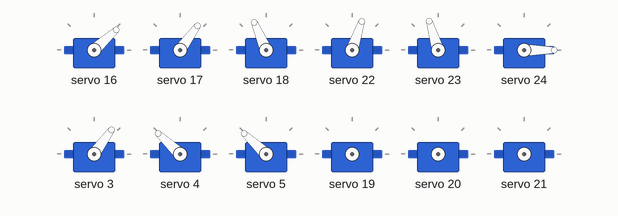
Recording of a sketch running on a simulated Arduino Uno, built with avr-gcc and run on an emulated ATmega328P. On the bench: 12 × servo. What the sketch prints to the serial monitor is not drawn.

Above: at 0.05 s.
At 0.8 s:
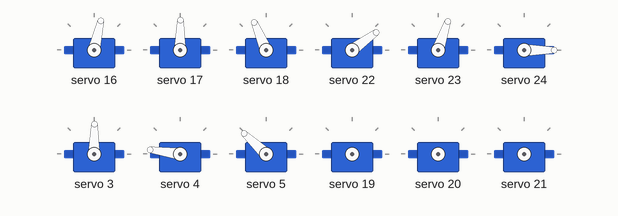
At 1.55 s:
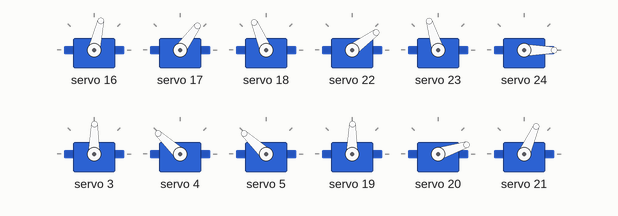
At 3.05 s:
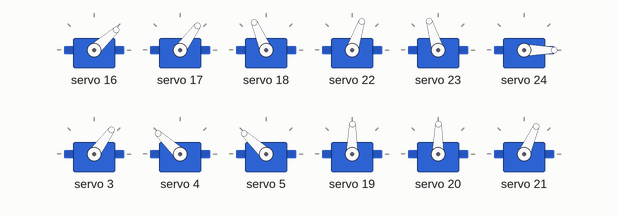
At 4.55 s:
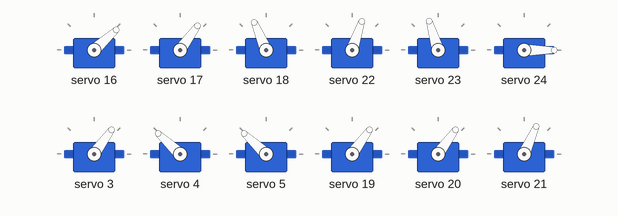
At 6.05 s:
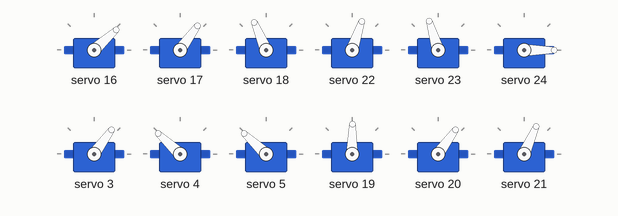
Timing chart, 0 to 7.9 s (numbered marks = the images above):
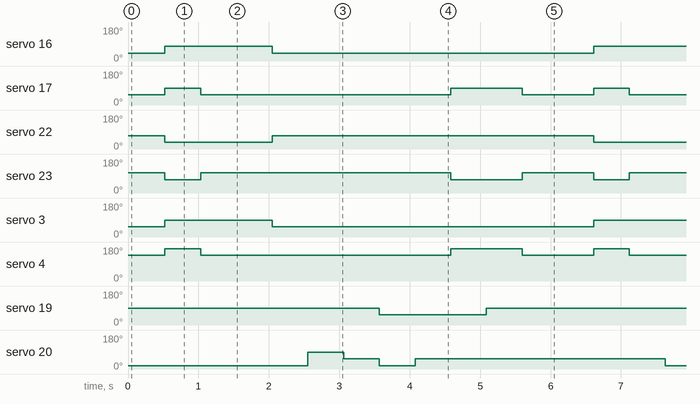

Measured:
- by itself, servo 16: alternates 77° for 1.5 s and 42° for 4.6 s
- by itself, servo 17: repeats every 6.1 s: 54° 3.6 s, 89° 1.0 s, 54° 1.0 s, 89° 0.51 s
- by itself, servo 22: alternates 71° for 4.6 s and 36° for 1.5 s
- by itself, servo 23: repeats every 6.1 s: 107° 3.6 s, 71° 1.0 s, 107° 1.0 s, 71° 0.51 s
- by itself, servo 3: alternates 89° for 1.5 s and 54° for 4.6 s
- by itself, servo 4: repeats every 6.1 s: 137° 3.6 s, 172° 1.0 s, 137° 1.0 s, 172° 0.51 s
- by itself, servo 19: alternates 89° for 4.6 s and 54° for 1.5 s
- by itself, servo 20: repeats every 6.1 s: 54° 0.51 s, 18° 0.51 s, 54° 3.6 s, 18° 1.0 s, 89° 0.51 s

The sketch:

trial1.ino
```cpp
#include <Wire.h>
#include <Servo.h>
#include <Adafruit_PWMServoDriver.h>

// called this way, it uses the default address 0x40
Adafruit_PWMServoDriver pwmA = Adafruit_PWMServoDriver(0x40);
Adafruit_PWMServoDriver pwmB = Adafruit_PWMServoDriver(0x41);
// you can also call it with a different address you want
//Adafruit_PWMServoDriver pwm = Adafruit_PWMServoDriver(0x41);
// you can also call it with a different address and I2C interface
//Adafruit_PWMServoDriver pwm = Adafruit_PWMServoDriver(0x40, Wire);

// Depending on your servo make, the pulse width min and max may vary, you
// want these to be as small/large as possible without hitting the hard stop
// for max range. You'll have to tweak them as necessary to match the servos you
// have!
#define SERVOMIN  150 // This is the 'minimum' pulse length count (out of 4096)
#define SERVOMAX  600 // This is the 'maximum' pulse length count (out of 4096)
#define USMIN  600 // This is the rounded 'minimum' microsecond length based on the minimum pulse of 150
#define USMAX  2400 // This is the rounded 'maximum' microsecond length based on the maximum pulse of 600
#define SERVO_FREQ 50 // Analog servos run at ~50 Hz updates

// our servo # counter
uint8_t servonum = 0;


void setup() {
  Serial.begin(9600);

  pwmA.begin();
  pwmB.begin();
  /*
   * In theory the internal oscillator (clock) is 25MHz but it really isn't
   * that precise. You can 'calibrate' this by tweaking this number until
   * you get the PWM update frequency you're expecting!
   * The int.osc. for the PCA9685 chip is a range between about 23-27MHz and
   * is used for calculating things like writeMicroseconds()
   * Analog servos run at ~50 Hz updates, It is importaint to use an
   * oscilloscope in setting the int.osc frequency for the I2C PCA9685 chip.
   * 1) Attach the oscilloscope to one of the PWM signal pins and ground on
   *    the I2C PCA9685 chip you are setting the value for.
   * 2) Adjust setOscillatorFrequency() until the PWM update frequency is the
   *    expected value (50Hz for most ESCs)
   * Setting the value here is specific to each individual I2C PCA9685 chip and
   * affects the calculations for the PWM update frequency.
   * Failure to correctly set the int.osc value will cause unexpected PWM results
   */
  pwmA.setOscillatorFrequency(27000000);
  pwmB.setOscillatorFrequency(27000000);
  pwmA.setPWMFreq(SERVO_FREQ);
  pwmB.setPWMFreq(SERVO_FREQ); // Analog servos run at ~50 Hz updates
  delay(10);

}
int angletopulse(int ang){
  int pulse= map(ang,0,180,SERVOMIN,SERVOMAX);
  return pulse;
}

// You can use this function if you'd like to set the pulse length in seconds
// e.g. setServoPulse(0, 0.001) is a ~1 millisecond pulse width. It's not precise!
void setServoPulse(uint8_t n, double pulse) {
  double pulselength;

  pulselength = 1000000;   // 1,000,000 us per second
  pulselength /= SERVO_FREQ;   // Analog servos run at ~60 Hz updates
  Serial.print(pulselength); Serial.println(" us per period");
  pulselength /= 4096;  // 12 bits of resolution
  Serial.print(pulselength); Serial.println(" us per bit");
  pulse *= 1000000;  // convert input seconds to us
  pulse /= pulselength;
  Serial.println(pulse);
  pwmA.setPWM(n, 0, pulse);
  pwmB.setPWM(n, 0, pulse);
}

void loop() {
  int ang=0;
  int pulselength=0;

  //pwmB.setPWM(1,120));
  //delay(500);
  //pwmB.setPWM(1,100));
  //delay(500);
  //pwmA.setPWM(0,50));
  //delay(500);
  //pwmA.setPWM(0,100));
  //delay(500);
  //standStill();
  moveForward1();
  moveForward2();
  //moveleg1();
  //moveleg2();
  //moveleg3();
  //moveleg4();
  //moveleg5();
  //moveleg6();
  //leg6
    //servo(15,60);
    //servo(16,20);
    //servo(17,30);


  // Drive each servo one at a time using setPWM()
  Serial.println(servonum);
  Serial.println(servonum);


 }

void servo( int pin ,int angle ) {
  if(pin<=8){
    pwmB.setPWM(pin, 0, angletopulse(angle));
  }
  else
  {
    pwmA.setPWM(pin-9, 0, angletopulse(angle));
  }
}

void standStill() {
  //leg1
  servo(0,20);
    servo(1,30);
    servo(2,70);

  //leg2
    servo(3,60);
    servo(4,30);
    servo(5,40);

  //leg3
    servo(6,45);
    servo(7,75);
    servo(8,-20);

//leg4
    servo(9,50);
    servo(10,70);
    servo(11,120);

//leg5
    servo(12,30);
    servo(13,100);
    servo(14,100);

//leg6
    servo(15,60);
    servo(16,20);
    servo(17,30);

  delay(500);
}


void moveForward1() {
  //step1
    servo(0,20);
    servo(1,30);
    servo(2,80);

    servo(6,45);
    servo(7,75);
    servo(8,-30);

    servo(12,30);
    servo(13,100);
    servo(14,100);

    delay(500);

  //step2
    servo(0,50);
    servo(1,60);
    servo(2,80);

    servo(6,15);
    servo(7,45);
    servo(8,-30);

    servo(12,60);
    servo(13,130);
    servo(14,100);

    delay(500);
   //step3

    servo(0,50);
    servo(1,30);
    servo(2,80);

    servo(6,15);
    servo(7,75);
    servo(8,-30);

    servo(12,60);
    servo(13,100);
    servo(14,100);

    delay(500);

   //step4
    servo(3,60);
    servo(4,0);
    servo(5,40);

    servo(9,50);
    servo(10,100);
    servo(11,120);

    servo(15,60);
    servo(16,-10);
    servo(17,30);

    delay(500);

   //step5
    servo(0,20);
    servo(1,30);
    servo(2,80);

    servo(6,45);
    servo(7,75);
    servo(8,-30);

    servo(12,30);
    servo(13,100);
    servo(14,100);

    delay(500);

    //step6
    servo(3,60);
    servo(4,60);
    servo(5,40);

    servo(9,50);
    servo(10,70);
    servo(11,120);

    servo(15,60);
    servo(16,20);
    servo(17,30);


    delay(500);
 }

void moveForward2() {
  //step1

    servo(3,60);
    servo(4,30);
    servo(5,40);

    servo(9,50);
    servo(10,70);
    servo(11,120);

    servo(15,60);
    servo(16,20);
    servo(17,30);


    delay(500);
   //step2

    servo(3,30);
    servo(4,0);
    servo(5,40);

    servo(9,80);
    servo(10,100);
    servo(11,120);

    servo(15,30);
    servo(16,-10);
    servo(17,30);

    delay(500);
    //step3

    servo(3,30);
    servo(4,30);
    servo(5,40);

    servo(9,80);
    servo(10,70);
    servo(11,120);

    servo(15,30);
    servo(16,20);
    servo(17,30);

    delay(500);
    //step4
    servo(0,20);
    servo(1,60);
    servo(2,80);

    servo(6,45);
    servo(7,45);
    servo(8,-30);

    servo(12,30);
    servo(13,130);
    servo(14,100);

    delay(500);

    //step5

    servo(3,60);
    servo(4,30);
    servo(5,40);

    servo(9,50);
    servo(10,70);
    servo(11,120);

    servo(15,60);
    servo(16,20);
    servo(17,30);

    delay(500);

    //step6
    servo(0,20);
    servo(1,30);
    servo(2,80);

    servo(6,45);
    servo(7,75);
    servo(8,-30);

    servo(12,30);
    servo(13,100);
    servo(14,100);

    delay(500);

}

void moveleg1() {
    servo(0,20);
    servo(1,30);
    servo(2,70);
    delay(500);
    servo(0,50);
    servo(1,60);
    servo(2,70);
    delay(500);
    servo(0,50);
    servo(1,30);
    servo(2,70);
    delay(500);
    servo(0,20);
    servo(1,30);
    servo(2,70);
    delay(500);
 }

void moveleg2() {
    servo(3,60);
    servo(4,30);
    servo(5,40);
    delay(500);
    servo(3,30);
    servo(4,0);
    servo(5,40);
    delay(500);
    servo(3,30);
    servo(4,30);
    servo(5,40);
    delay(500);
    servo(3,60);
    servo(4,30);
    servo(5,40);
    delay(500);
 }

 void moveleg3() {
    servo(6,50);
    servo(7,75);
    servo(8,-20);
    delay(500);
    servo(6,20);
    servo(7,45);
    servo(8,-20);
    delay(500);
    servo(6,20);
    servo(7,75);
    servo(8,-20);
    delay(500);
    servo(6,50);
    servo(7,75);
    servo(8,-20);
    delay(500);
 }

 void moveleg4() {
    servo(9,50);
    servo(10,70);
    servo(11,120);
    delay(500);
    servo(9,80);
    servo(10,100);
    servo(11,120);
    delay(500);
    servo(9,80);
    servo(10,70);
    servo(11,120);
    delay(500);
    servo(9,50);
    servo(10,70);
    servo(11,120);
    delay(500);
 }

void moveleg5() {
    servo(12,30);
    servo(13,100);
    servo(14,100);
    delay(500);
    servo(12,60);
    servo(13,130);
    servo(14,100);
    delay(500);
    servo(12,60);
    servo(13,100);
    servo(14,100);
    delay(500);
    servo(12,30);
    servo(13,100);
    servo(14,100);
    delay(500);
 }

void moveleg6() {
    servo(15,60);
    servo(16,10);
    servo(17,20);
    delay(500);
    servo(15,30);
    servo(16,-20);
    servo(17,30);
    delay(500);
    servo(15,30);
    servo(16,10);
    servo(17,20);
    delay(500);
    servo(15,60);
    servo(16,10);
    servo(17,20);
    delay(500);
 }
```
